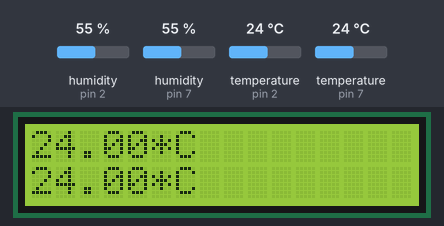
The sketch below on a simulated Arduino Uno, built with avr-gcc and run on an emulated ATmega328P. Shown: 16×2 character LCD. Inputs (shaded band) come from the test bench; at power-on: temperature (sensors on pin 2, pin 7) 24 °C, humidity (sensors on pin 2, pin 7) 55 %. What the sketch prints to the serial monitor is not drawn.

Above: at 3.7 s.
3.8 s: temperature (sensor on pin 2) set to 12 °C
At 7.3 s:
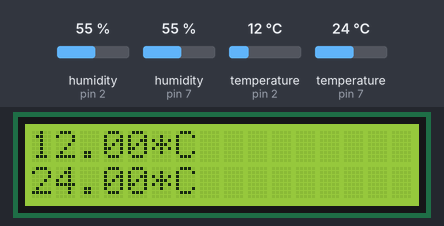
8.1 s: temperature (sensor on pin 7) set to 19 °C
At 9.5 s:
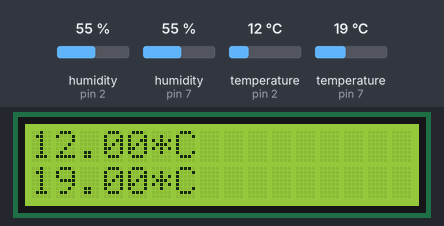
12.4 s: temperature (sensor on pin 2) set to 28 °C
At 16.3 s:
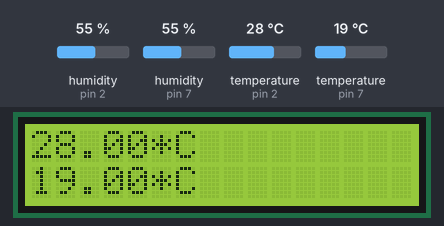
16.8 s: temperature (sensor on pin 7) set to 33 °C
At 19.7 s:
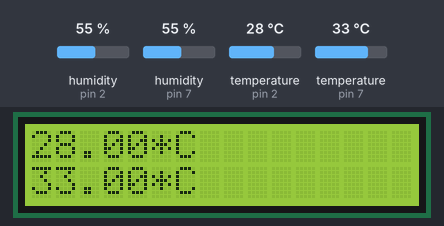
21.1 s: temperature (sensor on pin 2) set to 41 °C
At 25.3 s:
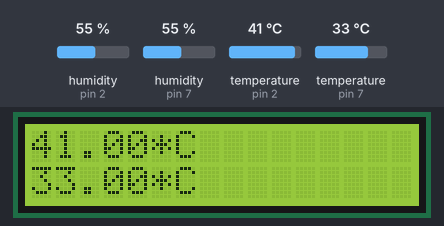
26.0 s: temperature (sensor on pin 7) set to 12 °C
At 28.7 s:
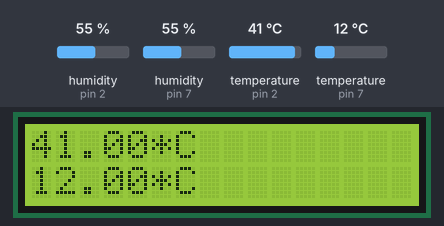
Timing chart, 0 to 30.2 s (numbered marks = the images above; inputs shaded):
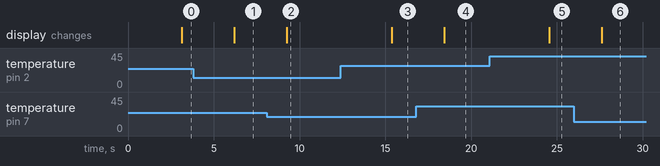

Measured:
- after the input at 3.8 s, the display: changes after 2.4 s (image 1)
- after the input at 8.1 s, the display: changes after 1.2 s (image 2)
- after the input at 12.4 s, the display: changes after 3.0 s (image 3)
- after the input at 16.8 s, the display: changes after 1.6 s (image 4)
- after the input at 21.1 s, the display: changes after 3.5 s (image 5)
- after the input at 26.0 s, the display: changes after 1.6 s (image 6)

The sketch:

opdracht_week_3.ino
```cpp
#include "DHT.h"

#define DHTPIN 2     // Digital pin connected to the DHT sensor
#define DHTPIN1 7

#define DHTTYPE DHT11   // DHT 11

DHT dht(DHTPIN, DHTTYPE);
DHT dhtt(DHTPIN1, DHTTYPE);

#include <Wire.h>
#include <LiquidCrystal_I2C.h>

#define I2C_ADDR 0x3F
#define BACKLIGHT_PIN 3
LiquidCrystal_I2C lcd(0x27,16,2);

//LiquidCrystal_I2C lcd(0x27,20,4);

void setup() {
  Serial.begin(9600);
  dht.begin();
  dhtt.begin();

  lcd.init();
  lcd.backlight();
  lcd.setBacklight(HIGH);
}

void loop() {

  delay(2000);

  float t = dht.readTemperature();
  delay(1000);
  float x =  dhtt.readTemperature();

  lcd.setCursor(0,0);
  Serial.print(F("Temperature: "));
  lcd.print(t);
  Serial.print(t);
  Serial.print(F("*C\n"));
  lcd.print("*C");

  lcd.setCursor(0,1);
  Serial.print(F("Temperature: "));
  Serial.print(x);
  lcd.print(x);
  Serial.print(F("*C\n"));
  lcd.print("*C");
  Serial.print("\n");
}
```
